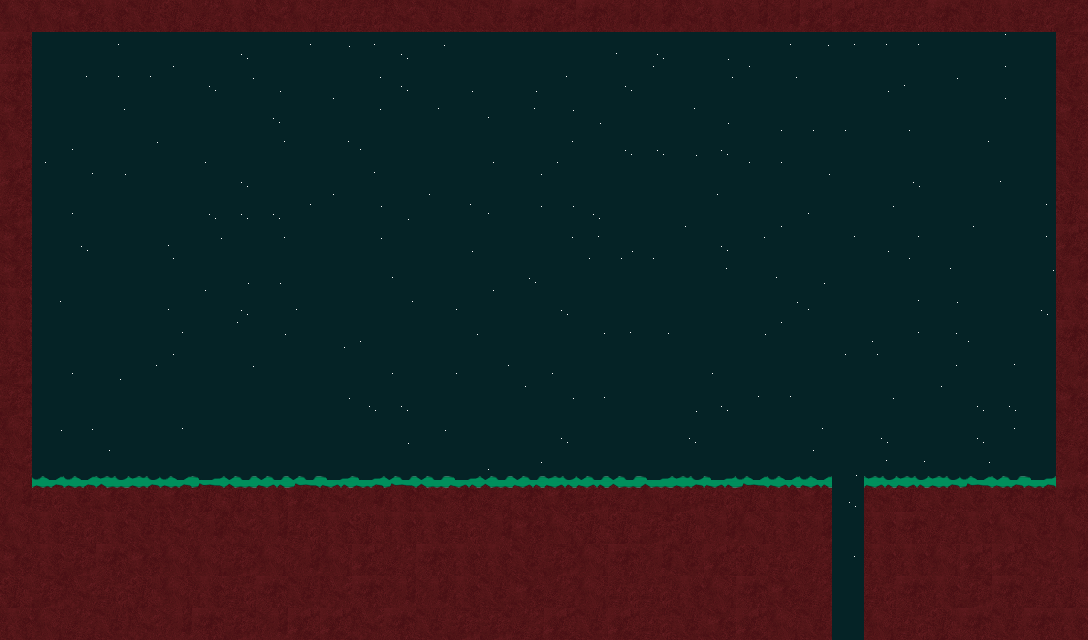

This game map was drawn from its Tiled (.tmx) file and the tilesets committed beside it. A one-line description and the trimmed map source follow:
An orthogonal 34x20 tile map with 32x32 px tiles, 3 tile layers (collide, behind, grass), 6 tilesets and 1 object (enemy).

<map version="1.0" orientation="orthogonal" width="34" height="20" tilewidth="32" tileheight="32">
 <tileset firstgid="1" name="Night9_01" tilewidth="32" tileheight="32">
  <image source="images/Night9_01.png" width="128" height="128" />
 </tileset>
 <tileset firstgid="17" name="GrassTop4_01" tilewidth="32" tileheight="32">
  <image source="images/GrassTop4_01.png" width="128" height="32" />
 </tileset>
 <tileset firstgid="21" name="Mud4_02" tilewidth="32" tileheight="32">
  <properties>
   <property name="blocked" value="true" />
  </properties>
  <image source="images/Mud4_02.png" width="144" height="96" />
 </tileset>
 <tileset firstgid="33" name="GrassBottom" tilewidth="32" tileheight="32">
  <image source="images/grassbottom.png" width="128" height="32" />
 </tileset>
 <tileset firstgid="37" name="water" tilewidth="32" tileheight="32">
  <properties>
   <property name="frictionx" value="0.8" />
   <property name="frictiony" value="0.1" />
   <property name="gravity" value="0.01" />
   <property name="typeStr" value="water" />
  </properties>
  <image source="images/water.png" width="128" height="128" />
 </tileset>
 <tileset firstgid="53" name="Ladder" tilewidth="32" tileheight="32">
  <properties>
   <property name="ladder" value="true" />
  </properties>
  <image source="images/LADDER.png" width="32" height="32" />
 </tileset>
 <layer name="collide" width="34" height="20">
  <properties>
   <property name="render-index" value="-10000" />
  </properties>
  <data>[680 cells, 680 non-empty, 29 distinct tile ids]</data>
 </layer>
 <layer name="behind" width="34" height="20">
  <properties>
   <property name="render-index" value="-11000" />
  </properties>
  <data>[680 cells, 13 non-empty, 5 distinct tile ids]</data>
 </layer>
 <layer name="grass" width="34" height="20">
  <properties>
   <property name="render-index" value="5000" />
  </properties>
  <data>[680 cells, 62 non-empty, 8 distinct tile ids]</data>
 </layer>
 <objectgroup name="enemies" width="34" height="20">
  <object name="04_enemy_rawr1" type="enemy" x="384" y="448" width="32" height="32">
   <properties>
    <property name="type" value="rawr" />
   </properties>
  </object>
 </objectgroup>
</map>
